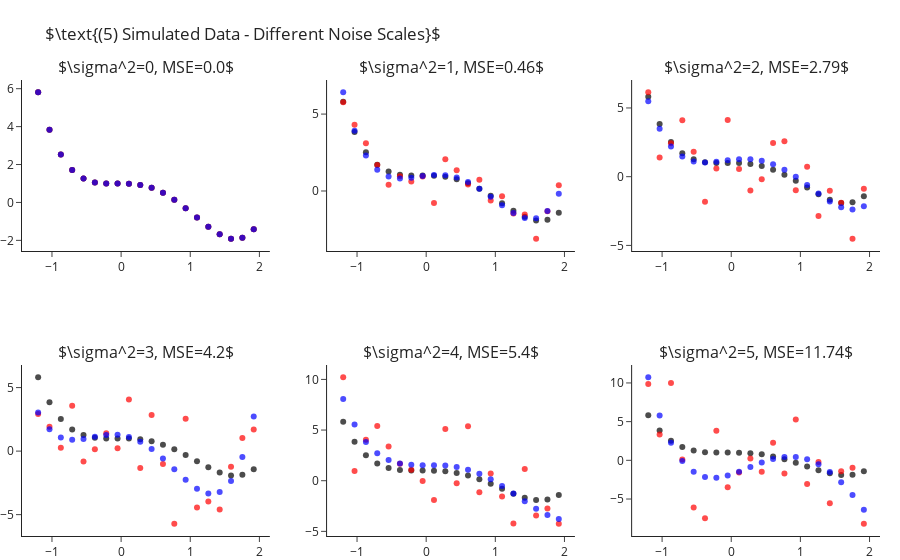

Here is the notebook cell this chart was saved with:
### Markdown cell above
How is it that we are able to fit "better" models for $k$s larger than the true one? As we increase $k$ we enable the model
more "degrees of freedom" to try and adapt itself to the observed data. The higher $k$ the more the learner will "go after
the noise" and miss the real signal of the data. In other words, what we have just observed is what is known as **overfitting**.

Later in the course we will learn methods for detection and avoidance of overfitting.


## Fitting Polynomial Over Different Sample Noise Levels

Next, let us set $k=4$ (the true values) and study the outputted models when training over different noise levels. Though
we will only be changing the scale of the noise (i.e. the variance, $\sigma^2$), changing other properties such as its
distribution is interesting too. As we would expect, as we increase the scale of the noise our error increases. We can
observe this also in a visual manner, where the fitted polynomial (in blue) less and less resembles the actual model (in black).

### Code cell
scales = range(6)
fig = make_subplots(2, 3, subplot_titles=list(map(str, scales)))
for i, s in enumerate(scales):
    r,c = i//3+1, i%3+1
    
    y = y_ + np.random.normal(scale=s, size=len(y_))
    y_hat = make_pipeline(PolynomialFeatures(4), LinearRegression(fit_intercept=False)).fit(X, y).predict(X)

    fig.add_traces([go.Scatter(x=x, y=y_, mode="markers", name="Real Points",  marker=dict(color="black", opacity=.7), showlegend=False),
                    go.Scatter(x=x, y=y, mode="markers", name="Observed Points",  marker=dict(color="red", opacity=.7), showlegend=False),
                    go.Scatter(x=x, y=y_hat, mode="markers", name="Predicted Points",  marker=dict(color="blue", opacity=.7), showlegend=False)], rows=r, cols=c)
    fig["layout"]["annotations"][i]["text"] = rf"$\sigma^2={{0}}, MSE={{1}}$".format(s, round(np.mean((y-y_hat)**2), 2))

fig.update_layout(title=r"$\text{(5) Simulated Data - Different Noise Scales}$", margin=dict(t=80)).show()

### Figure 1 — Plotly figure (JSON) as saved in the notebook; plotly's stock layout.template omitted (floating-point values rounded to 4 significant figures)
{"data": [{"marker": {"color": "black", "opacity": 0.7}, "mode": "markers", "name": "Real Points", "showlegend": false, "type": "scatter", "x": [-1.2, -1.036, -0.8718, -0.7077, -0.5436, -0.3795, -0.2154, -0.05128, 0.1128, 0.2769, 0.441, 0.6051, 0.7692, 0.9333, 1.097, 1.262, 1.426, 1.59, 1.754, 1.918], "xaxis": "x", "y": [5.81, 3.838, 2.523, 1.709, 1.261, 1.058, 0.9989, 0.999, 0.9909, 0.9251, 0.769, 0.5078, 0.1439, -0.3028, -0.7951, -1.278, -1.68, -1.912, -1.866, -1.418], "yaxis": "y"}, {"marker": {"color": "red", "opacity": 0.7}, "mode": "markers", "name": "Observed Points", "showlegend": false, "type": "scatter", "x": [-1.2, -1.036, -0.8718, -0.7077, -0.5436, -0.3795, -0.2154, -0.05128, 0.1128, 0.2769, 0.441, 0.6051, 0.7692, 0.9333, 1.097, 1.262, 1.426, 1.59, 1.754, 1.918], "xaxis": "x", "y": [5.81, 3.838, 2.523, 1.709, 1.261, 1.058, 0.9989, 0.999, 0.9909, 0.9251, 0.769, 0.5078, 0.1439, -0.3028, -0.7951, -1.278, -1.68, -1.912, -1.866, -1.418], "yaxis": "y"}, {"marker": {"color": "blue", "opacity": 0.7}, "mode": "markers", "name": "Predicted Points", "showlegend": false, "type": "scatter", "x": [-1.2, -1.036, -0.8718, -0.7077, -0.5436, -0.3795, -0.2154, -0.05128, 0.1128, 0.2769, 0.441, 0.6051, 0.7692, 0.9333, 1.097, 1.262, 1.426, 1.59, 1.754, 1.918], "xaxis": "x", "y": [5.81, 3.838, 2.523, 1.709, 1.261, 1.058, 0.9989, 0.999, 0.9909, 0.9251, 0.769, 0.5078, 0.1439, -0.3028, -0.7951, -1.278, -1.68, -1.912, -1.866, -1.418], "yaxis": "y"}, {"marker": {"color": "black", "opacity": 0.7}, "mode": "markers", "name": "Real Points", "showlegend": false, "type": "scatter", "x": [-1.2, -1.036, -0.8718, -0.7077, -0.5436, -0.3795, -0.2154, -0.05128, 0.1128, 0.2769, 0.441, 0.6051, 0.7692, 0.9333, 1.097, 1.262, 1.426, 1.59, 1.754, 1.918], "xaxis": "x2", "y": [5.81, 3.838, 2.523, 1.709, 1.261, 1.058, 0.9989, 0.999, 0.9909, 0.9251, 0.769, 0.5078, 0.1439, -0.3028, -0.7951, -1.278, -1.68, -1.912, -1.866, -1.418], "yaxis": "y2"}, {"marker": {"color": "red", "opacity": 0.7}, "mode": "markers", "name": "Observed Points", "showlegend": false, "type": "scatter", "x": [-1.2, -1.036, -0.8718, -0.7077, -0.5436, -0.3795, -0.2154, -0.05128, 0.1128, 0.2769, 0.441, 0.6051, 0.7692, 0.9333, 1.097, 1.262, 1.426, 1.59, 1.754, 1.918], "xaxis": "x2", "y": [5.767, 4.299, 3.105, 1.696, 0.4115, 0.9522, 0.6158, 0.942, -0.7747, 2.061, 1.346, 0.4244, 0.7334, -0.6201, -0.3352, -1.468, -1.53, -3.102, -1.325, 0.3697], "yaxis": "y2"}, {"marker": {"color": "blue", "opacity": 0.7}, "mode": "markers", "name": "Predicted Points", "showlegend": false, "type": "scatter", "x": [-1.2, -1.036, -0.8718, -0.7077, -0.5436, -0.3795, -0.2154, -0.05128, 0.1128, 0.2769, 0.441, 0.6051, 0.7692, 0.9333, 1.097, 1.262, 1.426, 1.59, 1.754, 1.918], "xaxis": "x2", "y": [6.417, 3.919, 2.315, 1.387, 0.9418, 0.8137, 0.8612, 0.9686, 1.046, 1.029, 0.8791, 0.5829, 0.1529, -0.3726, -0.93, -1.43, -1.758, -1.773, -1.308, -0.1733], "yaxis": "y2"}, {"marker": {"color": "black", "opacity": 0.7}, "mode": "markers", "name": "Real Points", "showlegend": false, "type": "scatter", "x": [-1.2, -1.036, -0.8718, -0.7077, -0.5436, -0.3795, -0.2154, -0.05128, 0.1128, 0.2769, 0.441, 0.6051, 0.7692, 0.9333, 1.097, 1.262, 1.426, 1.59, 1.754, 1.918], "xaxis": "x3", "y": [5.81, 3.838, 2.523, 1.709, 1.261, 1.058, 0.9989, 0.999, 0.9909, 0.9251, 0.769, 0.5078, 0.1439, -0.3028, -0.7951, -1.278, -1.68, -1.912, -1.866, -1.418], "yaxis": "y3"}, {"marker": {"color": "red", "opacity": 0.7}, "mode": "markers", "name": "Observed Points", "showlegend": false, "type": "scatter", "x": [-1.2, -1.036, -0.8718, -0.7077, -0.5436, -0.3795, -0.2154, -0.05128, 0.1128, 0.2769, 0.441, 0.6051, 0.7692, 0.9333, 1.097, 1.262, 1.426, 1.59, 1.754, 1.918], "xaxis": "x3", "y": [6.139, 1.388, 2.436, 4.107, 1.822, -1.825, 0.5943, 4.132, 0.551, -0.9983, -0.1935, 2.452, 2.58, -0.9909, 0.7187, -2.852, -1.026, -1.903, -4.512, -0.8838], "yaxis": "y3"}, {"marker": {"color": "blue", "opacity": 0.7}, "mode": "markers", "name": "Predicted Points", "showlegend": false, "type": "scatter", "x": [-1.2, -1.036, -0.8718, -0.7077, -0.5436, -0.3795, -0.2154, -0.05128, 0.1128, 0.2769, 0.441, 0.6051, 0.7692, 0.9333, 1.097, 1.262, 1.426, 1.59, 1.754, 1.918], "xaxis": "x3", "y": [5.487, 3.486, 2.201, 1.46, 1.111, 1.023, 1.08, 1.188, 1.272, 1.274, 1.156, 0.8996, 0.5045, -0.0102, -0.6066, -1.228, -1.798, -2.222, -2.386, -2.157], "yaxis": "y3"}, {"marker": {"color": "black", "opacity": 0.7}, "mode": "markers", "name": "Real Points", "showlegend": false, "type": "scatter", "x": [-1.2, -1.036, -0.8718, -0.7077, -0.5436, -0.3795, -0.2154, -0.05128, 0.1128, 0.2769, 0.441, 0.6051, 0.7692, 0.9333, 1.097, 1.262, 1.426, 1.59, 1.754, 1.918], "xaxis": "x4", "y": [5.81, 3.838, 2.523, 1.709, 1.261, 1.058, 0.9989, 0.999, 0.9909, 0.9251, 0.769, 0.5078, 0.1439, -0.3028, -0.7951, -1.278, -1.68, -1.912, -1.866, -1.418], "yaxis": "y4"}, {"marker": {"color": "red", "opacity": 0.7}, "mode": "markers", "name": "Observed Points", "showlegend": false, "type": "scatter", "x": [-1.2, -1.036, -0.8718, -0.7077, -0.5436, -0.3795, -0.2154, -0.05128, 0.1128, 0.2769, 0.441, 0.6051, 0.7692, 0.9333, 1.097, 1.262, 1.426, 1.59, 1.754, 1.918], "xaxis": "x4", "y": [2.913, 1.92, 0.2628, 3.57, -0.8154, 0.1413, 1.403, 0.2317, 4.071, -1.324, 2.846, -1.018, -5.713, 2.546, -4.432, -3.975, -4.59, -1.227, 1.025, 1.698], "yaxis": "y4"}, {"marker": {"color": "blue", "opacity": 0.7}, "mode": "markers", "name": "Predicted Points", "showlegend": false, "type": "scatter", "x": [-1.2, -1.036, -0.8718, -0.7077, -0.5436, -0.3795, -0.2154, -0.05128, 0.1128, 0.2769, 0.441, 0.6051, 0.7692, 0.9333, 1.097, 1.262, 1.426, 1.59, 1.754, 1.918], "xaxis": "x4", "y": [3.039, 1.722, 1.08, 0.8883, 0.9554, 1.122, 1.261, 1.28, 1.117, 0.7449, 0.1673, -0.5779, -1.421, -2.258, -2.954, -3.34, -3.215, -2.345, -0.4634, 2.73], "yaxis": "y4"}, {"marker": {"color": "black", "opacity": 0.7}, "mode": "markers", "name": "Real Points", "showlegend": false, "type": "scatter", "x": [-1.2, -1.036, -0.8718, -0.7077, -0.5436, -0.3795, -0.2154, -0.05128, 0.1128, 0.2769, 0.441, 0.6051, 0.7692, 0.9333, 1.097, 1.262, 1.426, 1.59, 1.754, 1.918], "xaxis": "x5", "y": [5.81, 3.838, 2.523, 1.709, 1.261, 1.058, 0.9989, 0.999, 0.9909, 0.9251, 0.769, 0.5078, 0.1439, -0.3028, -0.7951, -1.278, -1.68, -1.912, -1.866, -1.418], "yaxis": "y5"}, {"marker": {"color": "red", "opacity": 0.7}, "mode": "markers", "name": "Observed Points", "showlegend": false, "type": "scatter", "x": [-1.2, -1.036, -0.8718, -0.7077, -0.5436, -0.3795, -0.2154, -0.05128, 0.1128, 0.2769, 0.441, 0.6051, 0.7692, 0.9333, 1.097, 1.262, 1.426, 1.59, 1.754, 1.918], "xaxis": "x5", "y": [10.21, 0.9678, 4.036, 5.403, 3.377, 1.675, 1.085, -0.02696, -1.906, 5.097, -0.2439, 5.366, -1.151, 0.707, -1.568, -4.22, 1.157, -3.443, -2.741, -4.244], "yaxis": "y5"}, {"marker": {"color": "blue", "opacity": 0.7}, "mode": "markers", "name": "Predicted Points", "showlegend": false, "type": "scatter", "x": [-1.2, -1.036, -0.8718, -0.7077, -0.5436, -0.3795, -0.2154, -0.05128, 0.1128, 0.2769, 0.441, 0.6051, 0.7692, 0.9333, 1.097, 1.262, 1.426, 1.59, 1.754, 1.918], "xaxis": "x5", "y": [8.071, 5.559, 3.825, 2.701, 2.037, 1.697, 1.564, 1.538, 1.535, 1.489, 1.351, 1.088, 0.6852, 0.1441, -0.5168, -1.262, -2.038, -2.775, -3.387, -3.771], "yaxis": "y5"}, {"marker": {"color": "black", "opacity": 0.7}, "mode": "markers", "name": "Real Points", "showlegend": false, "type": "scatter", "x": [-1.2, -1.036, -0.8718, -0.7077, -0.5436, -0.3795, -0.2154, -0.05128, 0.1128, 0.2769, 0.441, 0.6051, 0.7692, 0.9333, 1.097, 1.262, 1.426, 1.59, 1.754, 1.918], "xaxis": "x6", "y": [5.81, 3.838, 2.523, 1.709, 1.261, 1.058, 0.9989, 0.999, 0.9909, 0.9251, 0.769, 0.5078, 0.1439, -0.3028, -0.7951, -1.278, -1.68, -1.912, -1.866, -1.418], "yaxis": "y6"}, {"marker": {"color": "red", "opacity": 0.7}, "mode": "markers", "name": "Observed Points", "showlegend": false, "type": "scatter", "x": [-1.2, -1.036, -0.8718, -0.7077, -0.5436, -0.3795, -0.2154, -0.05128, 0.1128, 0.2769, 0.441, 0.6051, 0.7692, 0.9333, 1.097, 1.262, 1.426, 1.59, 1.754, 1.918], "xaxis": "x6", "y": [9.87, 3.344, 9.982, 0.1222, -6.112, -7.499, 3.83, -3.467, -1.577, 0.246, -1.467, 2.272, -1.706, 5.271, -3.072, -0.2207, -5.536, -1.408, -0.9651, -8.19], "yaxis": "y6"}, {"marker": {"color": "blue", "opacity": 0.7}, "mode": "markers", "name": "Predicted Points", "showlegend": false, "type": "scatter", "x": [-1.2, -1.036, -0.8718, -0.7077, -0.5436, -0.3795, -0.2154, -0.05128, 0.1128, 0.2769, 0.441, 0.6051, 0.7692, 0.9333, 1.097, 1.262, 1.426, 1.59, 1.754, 1.918], "xaxis": "x6", "y": [10.73, 5.793, 2.271, -0.07937, -1.482, -2.143, -2.251, -1.975, -1.468, -0.8655, -0.283, 0.1801, 0.4428, 0.442, 0.1322, -0.5141, -1.506, -2.837, -4.479, -6.389], "yaxis": "y6"}], "layout": {"annotations": [{"font": {"size": 16}, "showarrow": false, "text": "$\\sigma^2=0, MSE=0.0$", "x": 0.1444, "xanchor": "center", "xref": "paper", "y": 1, "yanchor": "bottom", "yref": "paper"}, {"font": {"size": 16}, "showarrow": false, "text": "$\\sigma^2=1, MSE=0.46$", "x": 0.5, "xanchor": "center", "xref": "paper", "y": 1, "yanchor": "bottom", "yref": "paper"}, {"font": {"size": 16}, "showarrow": false, "text": "$\\sigma^2=2, MSE=2.79$", "x": 0.8556, "xanchor": "center", "xref": "paper", "y": 1, "yanchor": "bottom", "yref": "paper"}, {"font": {"size": 16}, "showarrow": false, "text": "$\\sigma^2=3, MSE=4.2$", "x": 0.1444, "xanchor": "center", "xref": "paper", "y": 0.375, "yanchor": "bottom", "yref": "paper"}, {"font": {"size": 16}, "showarrow": false, "text": "$\\sigma^2=4, MSE=5.4$", "x": 0.5, "xanchor": "center", "xref": "paper", "y": 0.375, "yanchor": "bottom", "yref": "paper"}, {"font": {"size": 16}, "showarrow": false, "text": "$\\sigma^2=5, MSE=11.74$", "x": 0.8556, "xanchor": "center", "xref": "paper", "y": 0.375, "yanchor": "bottom", "yref": "paper"}], "margin": {"t": 80}, "title": {"text": "$\\text{(5) Simulated Data - Different Noise Scales}$"}, "xaxis": {"anchor": "y", "domain": [0, 0.2889]}, "xaxis2": {"anchor": "y2", "domain": [0.3556, 0.6444]}, "xaxis3": {"anchor": "y3", "domain": [0.7111, 1]}, "xaxis4": {"anchor": "y4", "domain": [0, 0.2889]}, "xaxis5": {"anchor": "y5", "domain": [0.3556, 0.6444]}, "xaxis6": {"anchor": "y6", "domain": [0.7111, 1]}, "yaxis": {"anchor": "x", "domain": [0.625, 1]}, "yaxis2": {"anchor": "x2", "domain": [0.625, 1]}, "yaxis3": {"anchor": "x3", "domain": [0.625, 1]}, "yaxis4": {"anchor": "x4", "domain": [0, 0.375]}, "yaxis5": {"anchor": "x5", "domain": [0, 0.375]}, "yaxis6": {"anchor": "x6", "domain": [0, 0.375]}}}
